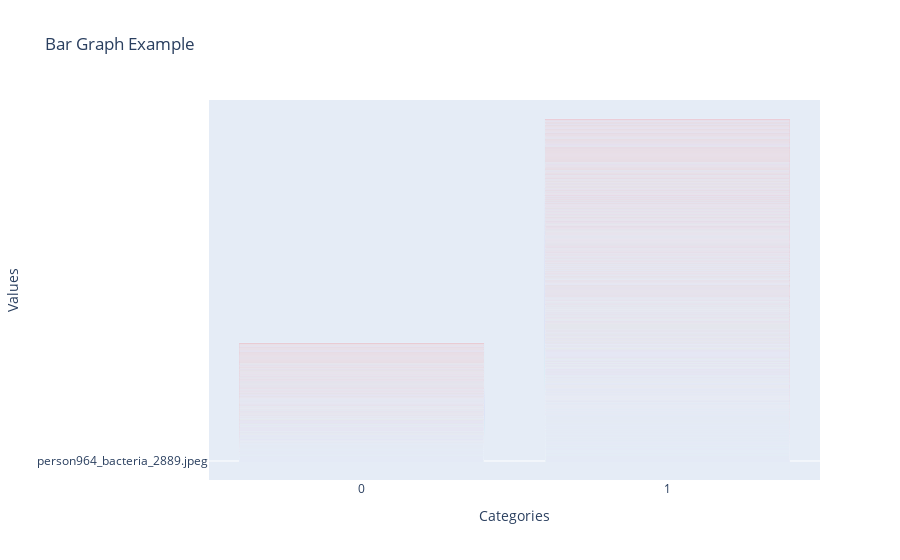

This figure's notebook cell:
### Code cell
fig = go.Figure(
    data=[go.Bar(x=shuffled_train_df['label'],y=shuffled_train_df['images'], marker_color='red')]
)

fig.update_layout(
    title='Bar Graph Example',
    xaxis_title='Categories',
    yaxis_title='Values',
    template='plotly',
)

fig.show()

### Figure 1 — Plotly figure (JSON) as saved in the notebook; plotly's stock layout.template omitted (floating-point values rounded to 4 significant figures; data arrays with more than 128 entries replaced by an {"elided": "..."} marker saying what was removed)
{"data": [{"marker": {"color": "red"}, "type": "bar", "x": {"elided": "5216 int values"}, "y": {"elided": "5216 str values"}}], "layout": {"title": {"text": "Bar Graph Example"}, "xaxis": {"title": {"text": "Categories"}}, "yaxis": {"title": {"text": "Values"}}}}
